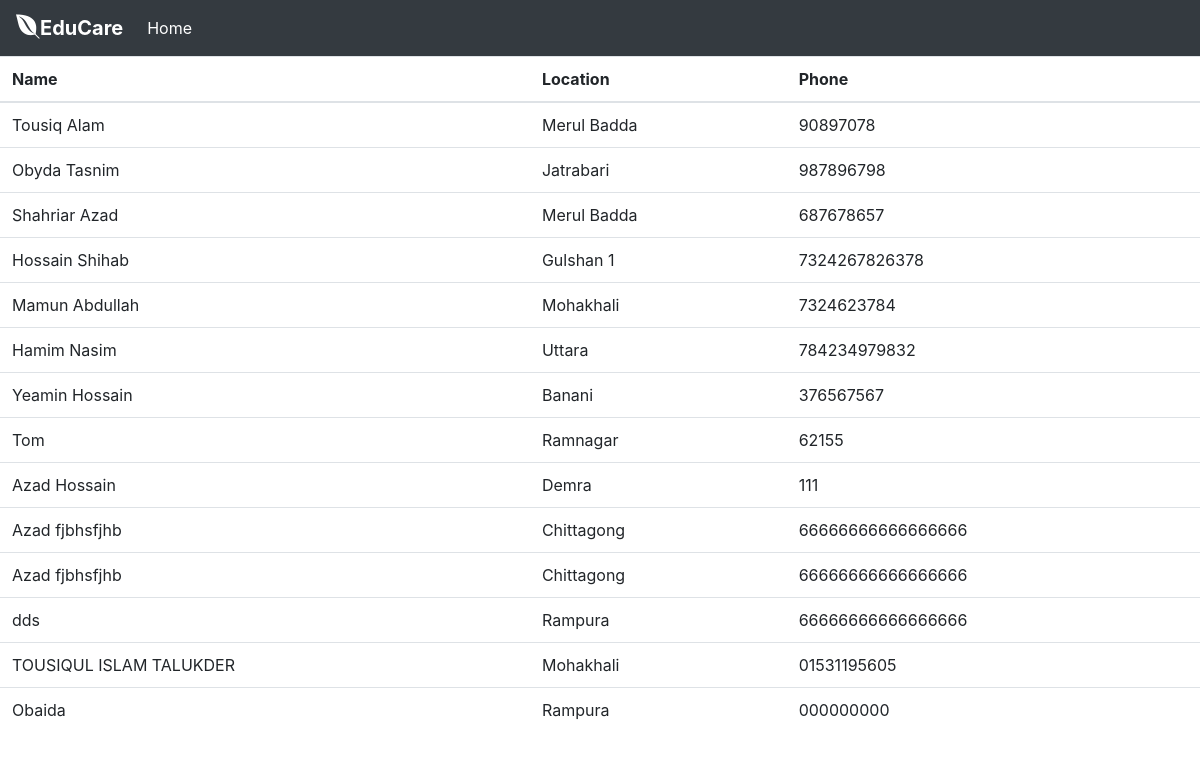
The app's page /available with its own data.
### system/models.py (models this page shows, shortened)
class Data(models.Model):
    name = models.CharField(max_length=100)
    location = models.CharField(max_length=100)
    phone = models.CharField(max_length=20)

### system/views.py (the view)
# urls.py: path('available',available,name="available"),
def available(request):
    if 'q' in request.GET:
        q = request.GET['q']
        data = Data.objects.filter(location__icontains=q)
    else:
        data = Data.objects.all()
    context = {
        'data':data
    }
    return render(request, "available.html",context)

### system/templates/available.html (shortened to what this page needs)
{% load static %}
<link rel="stylesheet" href="https://cdn.jsdelivr.net/npm/bootstrap@4.6.2/dist/css/bootstrap.min.css">
<link rel="stylesheet" href="{% static 'css/mystyle.css' %}">
<link rel="stylesheet" href="https://cdnjs.cloudflare.com/ajax/libs/font-awesome/4.7.0/css/font-awesome.min.css">
<nav class="navbar navbar-expand-md bg-dark navbar-dark">
    <a class="navbar-brand" href="#"><i style="font-size:24px" class="fa">&#xf299;</i>EduCare</a>
    <div class="collapse navbar-collapse" id="collapsibleNavbar">
      <ul class="navbar-nav">
        <li class="nav-item">
          <a class="nav-link" href="{% url 'index' %}">Home</a>
        </li>
      </ul>
    </div>
  </nav>
<table class="table">
    <thead>
      <tr>
        <th scope="col">Name</th>
        <th scope="col">Location</th>
        <th scope="col">Phone</th>
      </tr>
    </thead>
    <tbody>
        {% for data in data %}
      <tr>
        <td>{{ data.name }}</td>
        <td>{{ data.location }}</td>
        <td>{{ data.phone }}</td>
      </tr>
        {% endfor %}
    </tbody>
  </table>

### system/static/css/mystyle.css (style rules this page uses)
.nav-link { color: white !important; }
.navbar-brand { font-weight: bold; }

### records on screen
Data: name "Tousiq Alam", location "Merul Badda", phone "90897078"
Data: name "Obyda Tasnim", location "Jatrabari", phone "987896798"
Data: name "Shahriar Azad", location "Merul Badda", phone "687678657"
Data: name "Hossain Shihab", location "Gulshan 1", phone "7324267826378"
Data: name "Mamun Abdullah", location "Mohakhali", phone "7324623784"
Data: name "Hamim Nasim", location "Uttara", phone "784234979832"
Data: name "Yeamin Hossain", location "Banani", phone "376567567"
Data: name "Tom", location "Ramnagar", phone "62155"
Data: name "Azad Hossain", location "Demra", phone "111"
Data: name "Azad fjbhsfjhb", location "Chittagong", phone "66666666666666666"
Data: name "Azad fjbhsfjhb", location "Chittagong", phone "66666666666666666"
Data: name "dds", location "Rampura", phone "66666666666666666"
Data: name "TOUSIQUL ISLAM TALUKDER", location "Mohakhali", phone "01531195605"
Data: name "Obaida", location "Rampura", phone "000000000"
